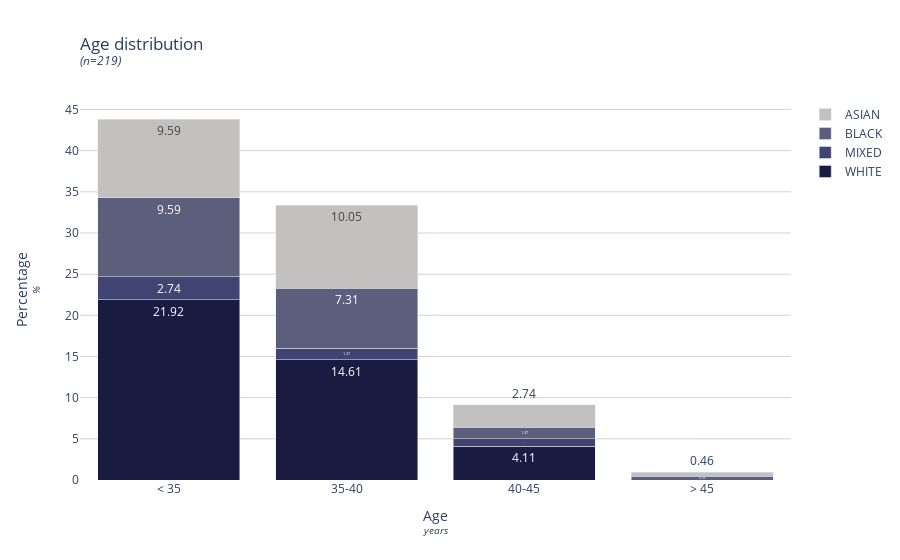

The cell this chart's notebook holds for it:
### Markdown cell above
### Polulation age

### Code cell
df.loc[df['Age'] < 35, 'AgeCat'] = '< 35'
df.loc[(df['Age'] > 35) & (df['Age'] <= 40), 'AgeCat'] = '35-40'
df.loc[(df['Age'] > 40) & (df['Age'] <= 45), 'AgeCat'] = '40-45'
df.loc[df['Age'] > 45, 'AgeCat'] = '> 45'

age = df.groupby(['AgeCat', 'Race']).size().reset_index(name='Counts')

age.loc[age['AgeCat'] == '< 35', 'Sort'] = 10
age.loc[age['AgeCat'] == '35-40', 'Sort'] = 20
age.loc[age['AgeCat'] == '40-45', 'Sort'] = 30
age.loc[age['AgeCat'] == '> 45', 'Sort'] = 40

age = age.sort_values(by=['Sort'])
age['Percentage'] = round(age['Counts'] / len(df) * 100, 2)

fig = go.Figure()

for count, race in enumerate(df.Race.unique()):
    aget = age[age['Race'] == race]
    fig.add_trace(go.Bar(x=aget['AgeCat'],
                         y=aget['Percentage'],
                         text=aget['Percentage'],
                         marker_color=COLOURS[count],
                         name=race))

fig.update_layout(
    title=go.layout.Title(
        text=f"Age distribution<br><sup><i>(n={len(df)})</i></sup>",
        xref="paper",
        x=0
    ),
    plot_bgcolor=PLOTBACKGROUND,
    xaxis=go.layout.XAxis(
        title=go.layout.xaxis.Title(
            text="Age<br><sup><i>years</i></sup>"
        ),
    ),
    yaxis=go.layout.YAxis(
        title=go.layout.yaxis.Title(
            text="Percentage<br><sup><i>%</i></sup>"
        ),
        gridcolor=GRIDCOLOUR
    ),
    barmode='stack'
)
fig.show()
fig.write_image("images/ages.jpeg")

### Figure 1 — Plotly figure (JSON) as saved in the notebook; plotly's stock layout.template omitted (floating-point values rounded to 4 significant figures)
{"data": [{"marker": {"color": "#191c40"}, "name": "WHITE", "text": [21.92, 14.61, 4.11], "type": "bar", "x": ["< 35", "35-40", "40-45"], "y": [21.92, 14.61, 4.11]}, {"marker": {"color": "#404472"}, "name": "MIXED", "text": [2.74, 1.37, 0.91], "type": "bar", "x": ["< 35", "35-40", "40-45"], "y": [2.74, 1.37, 0.91]}, {"marker": {"color": "#5c5f7c"}, "name": "BLACK", "text": [9.59, 7.31, 1.37, 0.46], "type": "bar", "x": ["< 35", "35-40", "40-45", "> 45"], "y": [9.59, 7.31, 1.37, 0.46]}, {"marker": {"color": "#c3c0c0"}, "name": "ASIAN", "text": [9.59, 10.05, 2.74, 0.46], "type": "bar", "x": ["< 35", "35-40", "40-45", "> 45"], "y": [9.59, 10.05, 2.74, 0.46]}], "layout": {"barmode": "stack", "plot_bgcolor": "white", "title": {"text": "Age distribution<br><sup><i>(n=219)</i></sup>", "x": 0, "xref": "paper"}, "xaxis": {"title": {"text": "Age<br><sup><i>years</i></sup>"}}, "yaxis": {"gridcolor": "lightgrey", "title": {"text": "Percentage<br><sup><i>%</i></sup>"}}}}
